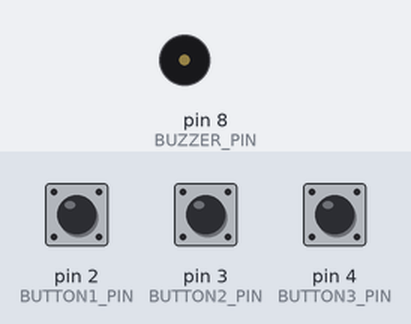
Bench run of a sketch on a simulated Arduino Uno, built with avr-gcc and run on an emulated ATmega328P. On the bench: buzzer (waves = sounding). Inputs (shaded band) come from the test bench; at power-on: pin 2 (BUTTON1_PIN) HIGH, pin 3 (BUTTON2_PIN) HIGH, pin 4 (BUTTON3_PIN) HIGH.

Above: at 1.2 s.
1.3 s: pin 2 (BUTTON1_PIN) pulled LOW for 0.15 s
At 1.37 s:
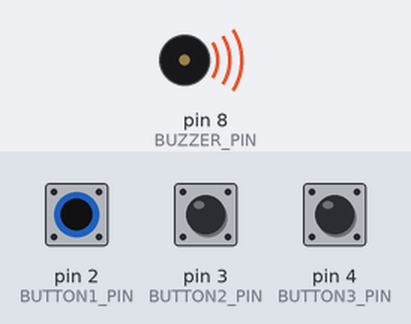
2.9 s: pin 2 (BUTTON1_PIN) pulled LOW for 3.2 s
At 6.6 s:
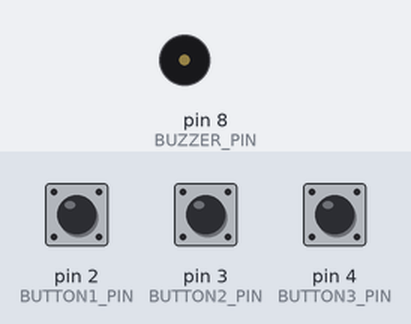
7.6 s: pin 3 (BUTTON2_PIN) pulled LOW for 3.2 s
At 8.9 s:
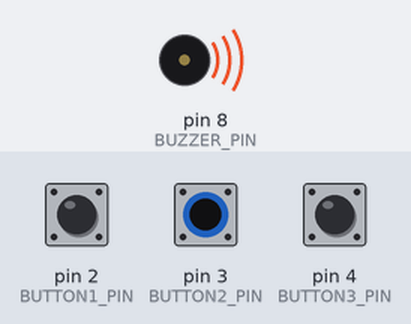
Timing chart, 0 to 12.3 s (numbered marks = the images above; inputs shaded):
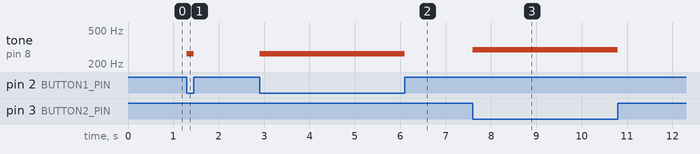

Measured:
- after the input at 1.3 s, tone on pin 8 (BUZZER_PIN): silent → 262 Hz at once, → silent 0.15 s later
- after the input at 2.9 s, tone on pin 8 (BUZZER_PIN): silent → 262 Hz at once, → silent 3.2 s later
- after the input at 7.6 s, tone on pin 8 (BUZZER_PIN): silent → 294 Hz at once, → silent 3.2 s later

The sketch:

02_mini_piano.ino
```cpp
const int BUZZER_PIN = 8;
const int BUTTON1_PIN = 2;
const int BUTTON2_PIN = 3;
const int BUTTON3_PIN = 4;

const int NOTE_C4 = 262;
const int NOTE_D4 = 294;
const int NOTE_E4 = 330;

void setup() {
  pinMode(BUZZER_PIN, OUTPUT);
  pinMode(BUTTON1_PIN, INPUT_PULLUP);
  pinMode(BUTTON2_PIN, INPUT_PULLUP);
  pinMode(BUTTON3_PIN, INPUT_PULLUP);
}

void loop() {
  bool btn1Pressed = digitalRead(BUTTON1_PIN) == LOW;
  bool btn2Pressed = digitalRead(BUTTON2_PIN) == LOW;
  bool btn3Pressed = digitalRead(BUTTON3_PIN) == LOW;

  if (btn1Pressed) {
    tone(BUZZER_PIN, NOTE_C4);
  }
  else if (btn2Pressed) {
    tone(BUZZER_PIN, NOTE_D4);
  }
  else if (btn3Pressed) {
    tone(BUZZER_PIN, NOTE_E4);
  }
  else {
    noTone(BUZZER_PIN);
  }
}
```
